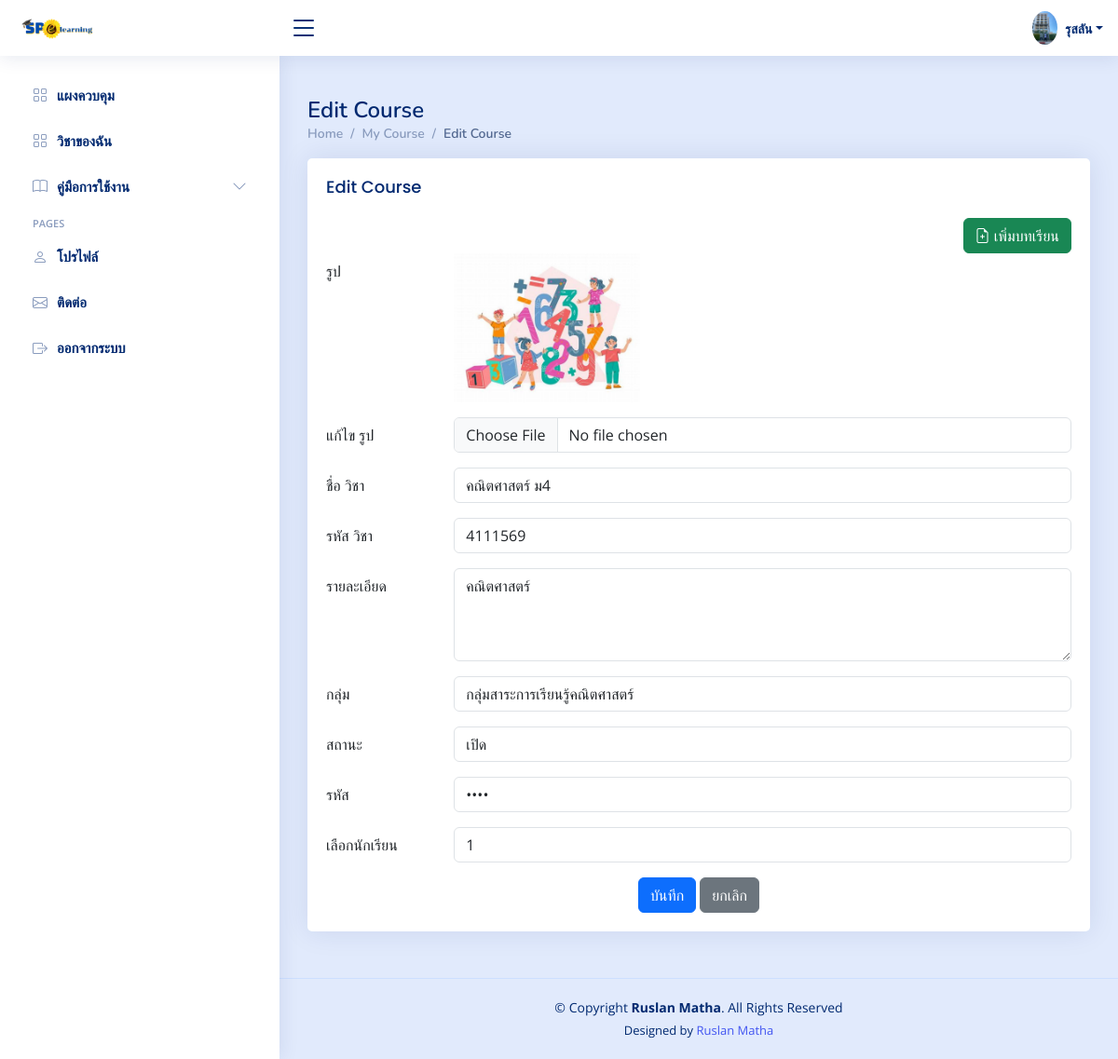
Page /teacher/form_update_course.php?course_id=1 (signed in) on the committed database.
### tables this page shows
CREATE TABLE `teachers_images` (
  `image_id` int(11) NOT NULL,
  `teacher_id` int(11) DEFAULT NULL,
  `filename` varchar(255) DEFAULT NULL
);

CREATE TABLE `teachers` (
  `t_id` int(11) NOT NULL,
  `username` varchar(255) NOT NULL,
  `password` varchar(255) NOT NULL,
  `first_name` varchar(255) NOT NULL,
  `last_name` varchar(255) NOT NULL,
  `email` varchar(255) NOT NULL,
  `group_id` int(11) DEFAULT NULL,
  `image_id` int(11) DEFAULT NULL
);

CREATE TABLE `courses` (
  `c_id` int(11) NOT NULL,
  `course_name` varchar(255) NOT NULL,
  `description` text NOT NULL,
  `teacher_id` int(11) NOT NULL DEFAULT 1,
  `created_at` datetime NOT NULL,
  `updated_at` datetime NOT NULL,
  `c_img` varchar(255) NOT NULL,
  `course_code` varchar(255) NOT NULL,
  `group_id` int(11) DEFAULT NULL,
  `is_open` tinyint(1) DEFAULT 1,
  `access_code` varchar(255) DEFAULT NULL
);

CREATE TABLE `learning_subject_group` (
  `group_id` int(11) NOT NULL,
  `group_name` varchar(255) NOT NULL
);

### teacher/form_update_course.php (the view, shortened to what this page needs)
<?php
include('../connections/connection.php');
try {
    $user_id = $_SESSION['user_id'];
    $stmt = $db->prepare("SELECT * FROM teachers WHERE t_id = :user_id");
    $stmt->bindParam(':user_id', $user_id);
    $stmt->execute();
    $teacher = $stmt->fetch(PDO::FETCH_ASSOC);
} catch (PDOException $e) {
    echo "เกิดข้อผิดพลาด: " . $e->getMessage();
}
if (isset($_GET['course_id'])) {
    $course_id = $_GET['course_id'];
    try {
        $stmt = $db->prepare("SELECT * FROM courses WHERE c_id = :course_id");
        $stmt->bindParam(':course_id', $course_id);
        $stmt->execute();
        $course = $stmt->fetch(PDO::FETCH_ASSOC);
        $stmt = $db->query("SELECT * FROM learning_subject_group");
        $stmt->execute();
        $groups = $stmt->fetchAll();
    } catch (PDOException $e) {
        echo "Error: " . $e->getMessage();
        exit();
    }
} else {
    header('Location: index.php');
    exit();
}
?>
<?php if (isset($course, $groups)) : ?>
    <?php include('head.php'); ?>
    <body>
    <?php include('header.php'); ?>
        <?php include('sidebar.php'); ?>
<main id="main" class="main">
    <div class="pagetitle">
        <h1>Edit Course</h1>
        <nav>
            <ol class="breadcrumb">
                <li class="breadcrumb-item"><a href="index.php">Home</a></li>
                <li class="breadcrumb-item"><a href="#" onclick="history.back()">My Course</a></li>
                <li class="breadcrumb-item active">Edit Course</li>
            </ol>
        </nav>
    </div>
            <section class="section">
                <div class="row">
                    <div class="col-lg-12 mx-auto">
                        <div class="card ">
                            <div class="card-body">
                                <h5 class="card-title">Edit Course</h5>
                                <div class="filter text-end ">
                                <a href="add_lessons.php?course_id=<?php echo $course['c_id']; ?>" class="btn btn-success">
                                    <i class="bi bi-file-earmark-plus"></i> เพิ่มบทเรียน
                                </a>
                                </div>
                                <form class="mx-auto" action="update_course_db.php" method="post" enctype="multipart/form-data">
                                   <div class="row mb-3">
                                        <label for="c_img" class="col-sm-2 col-form-label">รูป</label>
                                        <div class="col-sm-10">
                                            <img src="<?php echo $course['c_img']; ?>" alt="Current Image" style="max-width: 200px; max-height: 200px;">
                                        </div>
                                    </div>
                                    <div class="row mb-3">
                                        <label for="c_img" class="col-sm-2 col-form-label">แก้ไข รูป</label>
                                        <div class="col-sm-10">
                                        <input class="form-control" type="file" id="c_img" name="c_img">
                                        </div>
                                    </div>
                                    <div class="row mb-3">
                                        <label for="course_name" class="col-sm-2 col-form-label">ชื่อ วิชา</label>
                                        <div class="col-sm-10">
                                            <input type="text" class="form-control" id="course_name" name="course_name" value="<?php echo $course['course_name']; ?>">
                                        </div>
                                    </div>
                                    <div class="row mb-3">
                                        <label for="course_Code" class="col-sm-2 col-form-label">รหัส วิชา</label>
                                        <div class="col-sm-10">
                                            <input type="text" class="form-control" id="course_Code" name="course_code" value="<?php echo $course['course_code']; ?>">
                                        </div>
                                    </div>
                                    <div class="row mb-3">
                                        <label for="course_description" class="col-sm-2 col-form-label">รายละเอียด</label>
                                        <div class="col-sm-10">
                                            <textarea class="form-control" style="height: 100px" name="course_description"><?php echo $course['description']; ?></textarea>
                                        </div>
                                    </div>
                                    <div class="row mb-3">
                                        <label for="group_id" class="col-sm-2 col-form-label">กลุ่ม</label>
                                        <div class="col-sm-10">
                                            <select class="form-control" id="group_id" name="group_id">
                                                <?php foreach ($groups as $group) : ?>
                                                    <option value="<?php echo $group['group_id']; ?>" <?php echo ($group['group_id'] == $course['group_id']) ? 'selected' : ''; ?>><?php echo $group['group_name']; ?></option>
                                                <?php endforeach; ?>
                                            </select>
                                        </div>
                                    </div>
                                    <div class="row mb-3">
                                        <label for="is_open" class="col-sm-2 col-form-label">สถานะ</label>
                                        <div class="col-sm-10">
                                            <select class="form-control" id="is_open" name="is_open">
                                                <option value="1" <?php echo ($course['is_open'] == 1) ? 'selected' : ''; ?>>เปิด</option>
                                            </select>
                                        </div>
                                    </div>
                                    <div class="row mb-3">
                                        <label for="access_code" class="col-sm-2 col-form-label">รหัส</label>
                                        <div class="col-sm-10">
                                            <input type="password" class="form-control" id="access_code" name="access_code" value="<?php echo $course['access_code']; ?>">
                                        </div>
                                    </div>
                                    <div class="row mb-3">
                                    <label for="class" class="col-sm-2 col-form-label">เลือกนักเรียน</label>
                                    <div class="col-sm-10">
                                        <select class="form-control" id="class" name="class">
                                            <?php
                                            include('../connections/connection.php');
                                            $sql = "SELECT DISTINCT class FROM students";
                                            $stmt = $db->query($sql);
                                            $classes = $stmt->fetchAll(PDO::FETCH_ASSOC);
                                            foreach ($classes as $class) : ?>
                                                <option value="<?php echo $class['class']; ?>"><?php echo $class['class']; ?></option>
                                            <?php endforeach; ?>
                                        </select>
                                    </div>
                                    </div>
                                    <div class="text-center">
                                        <button type="save" class="btn btn-primary">บันทึก</button>
                                        <a href="../teacher/course.php" class="btn btn-secondary" onclick="cancelEdit()">ยกเลิก</a>
                                    </div>
                                </form>
                            </div>
                        </div>
                    </div>
                </div>
            </section>
        </main>
        <?php include('footer.php'); ?>
    </body>
    </html>
<?php else : ?>
    <p>No course or groups found</p>
<?php endif; ?>

### teacher/header.php (shortened to what this page needs)
<header id="header" class="header fixed-top d-flex align-items-center">
<div class="d-flex align-items-center justify-content-between">
  <a href="index.php" class="logo d-flex align-items-center">
    <img src="../uploads/img/logo.png" alt="">
  </a>
  <i class="bi bi-list toggle-sidebar-btn"></i>
</div>
<nav class="header-nav ms-auto">
  <ul class="d-flex align-items-center">
    <li class="nav-item dropdown pe-3">
      <a class="nav-link nav-profile d-flex align-items-center pe-0" href="#" data-bs-toggle="dropdown">
                  <?php if (!empty($teacher['image_id'])): ?>
                      <?php
                      $imageQuery = "SELECT filename FROM teachers_images WHERE image_id = :image_id";
                      $imageStmt = $db->prepare($imageQuery);
                      $imageStmt->bindParam(':image_id', $teacher['image_id']);
                      $imageStmt->execute();
                      $image = $imageStmt->fetch(PDO::FETCH_ASSOC);
                      if (!empty($image['filename'])):
                          $imagePath = '../admin/teacher_process/img/' . $image['filename'];
                      else:
                          $imagePath = '../admin/teacher_process/img/Defaul.png';
                      endif;
                      ?>
                      <img src="<?php echo $imagePath; ?>" alt="Profile" class="rounded-circle">
                  <?php else: ?>
                      <img src="../admin/teacher_process/img/Defaul.png" alt="Default Profile" class="rounded-circle">
                  <?php endif; ?>
        <span class="d-none d-md-block dropdown-toggle ps-2"><?php echo $teacher['first_name'];?></span>
      </a>
    </li>
  </ul>
</nav>
</header>

### teacher/css/style.css (style rules this page uses)
:root { scroll-behavior: smooth; }
a { color: #4154f1; text-decoration: none; }
h1, h2, h3, h4, h5, h6 { font-family: "Nunito", sans-serif; }
#main { margin-top: 60px; padding: 20px 30px; transition: all 0.3s; }
.pagetitle { margin-bottom: 10px; }
.pagetitle h1 { font-size: 24px; margin-bottom: 0; font-weight: 600; color: #012970; }
.card { margin-bottom: 30px; border: none; border-radius: 5px; box-shadow: 0px 0 30px rgba(1, 41, 112, 0.1); }
.card-title { padding: 20px 0 15px 0; font-size: 18px; font-weight: 500; color: #012970; font-family: "Poppins", sans-serif; }
.card-body { padding: 0 20px 20px 20px; }
.breadcrumb { font-size: 14px; font-family: "Nunito", sans-serif; color: #899bbd; font-weight: 600; }
.breadcrumb a { color: #899bbd; transition: 0.3s; }
.breadcrumb .breadcrumb-item::before { color: #899bbd; }
.breadcrumb .active { color: #51678f; font-weight: 600; }
.logo { line-height: 1; }
@media (min-width: 1200px) { .logo { width: 280px; } }
.logo img { max-height: 26px; margin-right: 6px; }
.header { transition: all 0.5s; z-index: 997; height: 60px; box-shadow: 0px 2px 20px rgba(1, 41, 112, 0.1); background-color: #fff; padding-left: 20px; }
.header .toggle-sidebar-btn { font-size: 32px; padding-left: 10px; cursor: pointer; color: #012970; }
@media (min-width: 1200px) { #main, #footer { margin-left: 300px; } }

### teacher/head.php (style rules this page uses)
body { font-family: "Open Sans", sans-serif; background-color: #e1eafc; }
.header-nav ul { list-style: none; }
.header-nav>ul { margin: 0; padding: 0; }
.header-nav .nav-profile { color: #012970; }
.header-nav .nav-profile img { max-height: 36px; }
.header-nav .nav-profile span { font-size: 14px; font-weight: 600; }

### rows in the picture
teachers_images: filename (picture)
teachers: first_name "รุสลัน"
courses: c_img (picture), course_name "คณิตศาสตร์ ม4", course_code "4111569", course_description "คณิตศาสตร์", group_id "กลุ่มสาระการเรียนรู้คณิตศาสตร์", is_open "เปิด"

### other values in the picture
form field class "1"
